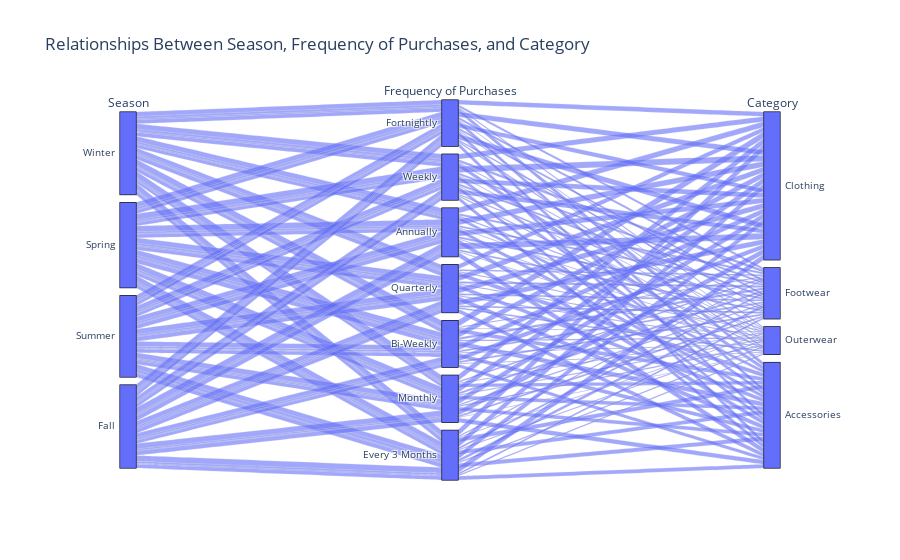

Notebook code for this chart:
### Code cell
fig = px.parallel_categories(
    df,
    dimensions=["Season", "Frequency of Purchases", "Category"],
    title="Relationships Between Season, Frequency of Purchases, and Category",
    color_continuous_scale=px.colors.sequential.Inferno
)

fig.show()

### Figure 1 — Plotly figure (JSON) as saved in the notebook; plotly's stock layout.template omitted (floating-point values rounded to 4 significant figures; data arrays with more than 128 entries replaced by an {"elided": "..."} marker saying what was removed)
{"data": [{"dimensions": [{"label": "Season", "values": {"elided": "3900 str values"}}, {"label": "Frequency of Purchases", "values": {"elided": "3900 str values"}}, {"label": "Category", "values": {"elided": "3900 str values"}}], "domain": {"x": [0, 1], "y": [0, 1]}, "name": "", "type": "parcats"}], "layout": {"legend": {"tracegroupgap": 0}, "title": {"text": "Relationships Between Season, Frequency of Purchases, and Category"}}}
